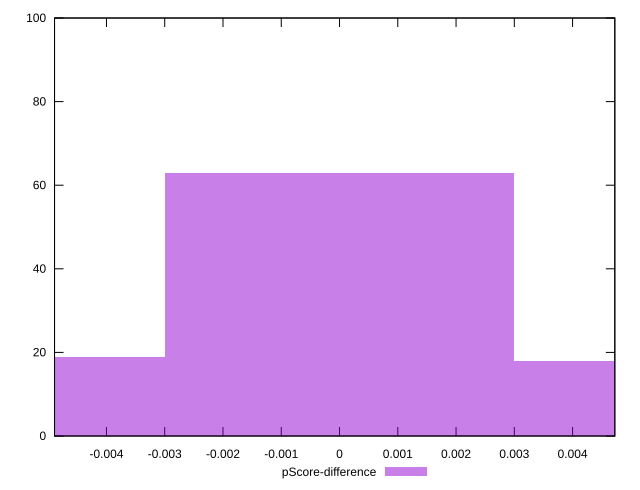

Write the gnuplot code that produced this figure.
reset

$pScoreDifference <<EOF
0.00598654350856693 18
-0.00598654350856693 19
0 63
EOF

set key outside below
set boxwidth 0.00598654350856693
set xrange [-0.0048912506423488405:0.004725029424405752]
set yrange [0:100]
set trange [0:100]
set style fill transparent solid 0.5 noborder
set terminal svg size 640, 490 enhanced background rgb 'white'
set output "report_00011_2021-02-09T10:53:21.242Z/largest-contentful-paint/samples/pages+cached+noadtech/pScore-difference/histogram.svg"

plot $pScoreDifference title "pScore-difference" with boxes

reset
